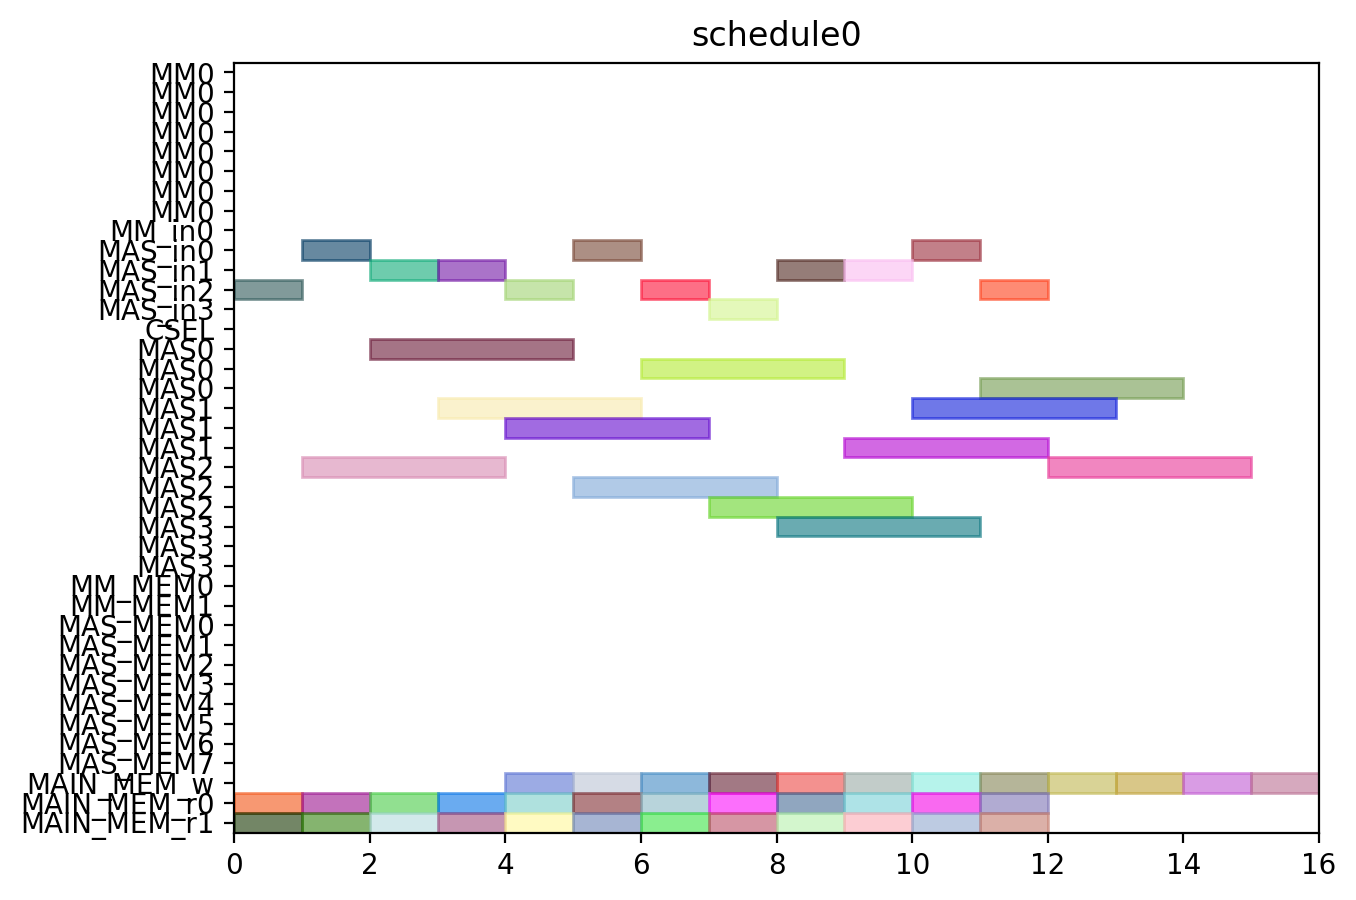

The script that drew this image:
from pyschedule import Scenario, solvers, plotters, alt


def solve():
	horizon = 120
	S = Scenario("schedule0", horizon=horizon)

	# resource
	MM = S.Resources('MM', num=1, size=8)
	MM_in = S.Resources('MM_in', num=1)
	MAS_in = S.Resources('MAS_in', num=4)
	CSEL = S.Resource('CSEL')
	MAS = S.Resources('MAS', num=4, size=3, periods=range(1, horizon))
	MM_MEM = S.Resources('MM_MEM', num=2)
	MAS_MEM = S.Resources('MAS_MEM', num=8)
	MAIN_MEM_w = S.Resource('MAIN_MEM_w', size=1)
	MAIN_MEM_r = S.Resources('MAIN_MEM_r', num=2)

	# result of previous scheduling

	# new tasks
	c000 = S.Task('c000', length=3, delay_cost=1)
	c000 += alt(MAS)
	c000_in = S.Task('c000_in', length=1, delay_cost=1)
	c000_in += alt(MAS_in)
	S += c000_in*MAS_in[0]<=c000*MAS[0]

	S += c000_in*MAS_in[1]<=c000*MAS[1]

	S += c000_in*MAS_in[2]<=c000*MAS[2]

	S += c000_in*MAS_in[3]<=c000*MAS[3]

	S += 0<c000

	c000_w = S.Task('c000_w', length=1, delay_cost=1)
	c000_w += alt(MAIN_MEM_w)
	S += c000 <= c000_w

	c000_mem0 = S.Task('c000_mem0', length=1, delay_cost=1)
	c000_mem0 += MAIN_MEM_r[0]
	S += c000_mem0 <= c000

	c000_mem1 = S.Task('c000_mem1', length=1, delay_cost=1)
	c000_mem1 += MAIN_MEM_r[1]
	S += c000_mem1 <= c000

	c001 = S.Task('c001', length=3, delay_cost=1)
	c001 += alt(MAS)
	c001_in = S.Task('c001_in', length=1, delay_cost=1)
	c001_in += alt(MAS_in)
	S += c001_in*MAS_in[0]<=c001*MAS[0]

	S += c001_in*MAS_in[1]<=c001*MAS[1]

	S += c001_in*MAS_in[2]<=c001*MAS[2]

	S += c001_in*MAS_in[3]<=c001*MAS[3]

	S += 0<c001

	c001_w = S.Task('c001_w', length=1, delay_cost=1)
	c001_w += alt(MAIN_MEM_w)
	S += c001 <= c001_w

	c001_mem0 = S.Task('c001_mem0', length=1, delay_cost=1)
	c001_mem0 += MAIN_MEM_r[0]
	S += c001_mem0 <= c001

	c001_mem1 = S.Task('c001_mem1', length=1, delay_cost=1)
	c001_mem1 += MAIN_MEM_r[1]
	S += c001_mem1 <= c001

	c010 = S.Task('c010', length=3, delay_cost=1)
	c010 += alt(MAS)
	c010_in = S.Task('c010_in', length=1, delay_cost=1)
	c010_in += alt(MAS_in)
	S += c010_in*MAS_in[0]<=c010*MAS[0]

	S += c010_in*MAS_in[1]<=c010*MAS[1]

	S += c010_in*MAS_in[2]<=c010*MAS[2]

	S += c010_in*MAS_in[3]<=c010*MAS[3]

	S += 0<c010

	c010_w = S.Task('c010_w', length=1, delay_cost=1)
	c010_w += alt(MAIN_MEM_w)
	S += c010 <= c010_w

	c010_mem0 = S.Task('c010_mem0', length=1, delay_cost=1)
	c010_mem0 += MAIN_MEM_r[0]
	S += c010_mem0 <= c010

	c010_mem1 = S.Task('c010_mem1', length=1, delay_cost=1)
	c010_mem1 += MAIN_MEM_r[1]
	S += c010_mem1 <= c010

	c011 = S.Task('c011', length=3, delay_cost=1)
	c011 += alt(MAS)
	c011_in = S.Task('c011_in', length=1, delay_cost=1)
	c011_in += alt(MAS_in)
	S += c011_in*MAS_in[0]<=c011*MAS[0]

	S += c011_in*MAS_in[1]<=c011*MAS[1]

	S += c011_in*MAS_in[2]<=c011*MAS[2]

	S += c011_in*MAS_in[3]<=c011*MAS[3]

	S += 0<c011

	c011_w = S.Task('c011_w', length=1, delay_cost=1)
	c011_w += alt(MAIN_MEM_w)
	S += c011 <= c011_w

	c011_mem0 = S.Task('c011_mem0', length=1, delay_cost=1)
	c011_mem0 += MAIN_MEM_r[0]
	S += c011_mem0 <= c011

	c011_mem1 = S.Task('c011_mem1', length=1, delay_cost=1)
	c011_mem1 += MAIN_MEM_r[1]
	S += c011_mem1 <= c011

	c100 = S.Task('c100', length=3, delay_cost=1)
	c100 += alt(MAS)
	c100_in = S.Task('c100_in', length=1, delay_cost=1)
	c100_in += alt(MAS_in)
	S += c100_in*MAS_in[0]<=c100*MAS[0]

	S += c100_in*MAS_in[1]<=c100*MAS[1]

	S += c100_in*MAS_in[2]<=c100*MAS[2]

	S += c100_in*MAS_in[3]<=c100*MAS[3]

	S += 0<c100

	c100_w = S.Task('c100_w', length=1, delay_cost=1)
	c100_w += alt(MAIN_MEM_w)
	S += c100 <= c100_w

	c100_mem0 = S.Task('c100_mem0', length=1, delay_cost=1)
	c100_mem0 += MAIN_MEM_r[0]
	S += c100_mem0 <= c100

	c100_mem1 = S.Task('c100_mem1', length=1, delay_cost=1)
	c100_mem1 += MAIN_MEM_r[1]
	S += c100_mem1 <= c100

	c101 = S.Task('c101', length=3, delay_cost=1)
	c101 += alt(MAS)
	c101_in = S.Task('c101_in', length=1, delay_cost=1)
	c101_in += alt(MAS_in)
	S += c101_in*MAS_in[0]<=c101*MAS[0]

	S += c101_in*MAS_in[1]<=c101*MAS[1]

	S += c101_in*MAS_in[2]<=c101*MAS[2]

	S += c101_in*MAS_in[3]<=c101*MAS[3]

	S += 0<c101

	c101_w = S.Task('c101_w', length=1, delay_cost=1)
	c101_w += alt(MAIN_MEM_w)
	S += c101 <= c101_w

	c101_mem0 = S.Task('c101_mem0', length=1, delay_cost=1)
	c101_mem0 += MAIN_MEM_r[0]
	S += c101_mem0 <= c101

	c101_mem1 = S.Task('c101_mem1', length=1, delay_cost=1)
	c101_mem1 += MAIN_MEM_r[1]
	S += c101_mem1 <= c101

	c110 = S.Task('c110', length=3, delay_cost=1)
	c110 += alt(MAS)
	c110_in = S.Task('c110_in', length=1, delay_cost=1)
	c110_in += alt(MAS_in)
	S += c110_in*MAS_in[0]<=c110*MAS[0]

	S += c110_in*MAS_in[1]<=c110*MAS[1]

	S += c110_in*MAS_in[2]<=c110*MAS[2]

	S += c110_in*MAS_in[3]<=c110*MAS[3]

	S += 0<c110

	c110_w = S.Task('c110_w', length=1, delay_cost=1)
	c110_w += alt(MAIN_MEM_w)
	S += c110 <= c110_w

	c110_mem0 = S.Task('c110_mem0', length=1, delay_cost=1)
	c110_mem0 += MAIN_MEM_r[0]
	S += c110_mem0 <= c110

	c110_mem1 = S.Task('c110_mem1', length=1, delay_cost=1)
	c110_mem1 += MAIN_MEM_r[1]
	S += c110_mem1 <= c110

	c111 = S.Task('c111', length=3, delay_cost=1)
	c111 += alt(MAS)
	c111_in = S.Task('c111_in', length=1, delay_cost=1)
	c111_in += alt(MAS_in)
	S += c111_in*MAS_in[0]<=c111*MAS[0]

	S += c111_in*MAS_in[1]<=c111*MAS[1]

	S += c111_in*MAS_in[2]<=c111*MAS[2]

	S += c111_in*MAS_in[3]<=c111*MAS[3]

	S += 0<c111

	c111_w = S.Task('c111_w', length=1, delay_cost=1)
	c111_w += alt(MAIN_MEM_w)
	S += c111 <= c111_w

	c111_mem0 = S.Task('c111_mem0', length=1, delay_cost=1)
	c111_mem0 += MAIN_MEM_r[0]
	S += c111_mem0 <= c111

	c111_mem1 = S.Task('c111_mem1', length=1, delay_cost=1)
	c111_mem1 += MAIN_MEM_r[1]
	S += c111_mem1 <= c111

	c200 = S.Task('c200', length=3, delay_cost=1)
	c200 += alt(MAS)
	c200_in = S.Task('c200_in', length=1, delay_cost=1)
	c200_in += alt(MAS_in)
	S += c200_in*MAS_in[0]<=c200*MAS[0]

	S += c200_in*MAS_in[1]<=c200*MAS[1]

	S += c200_in*MAS_in[2]<=c200*MAS[2]

	S += c200_in*MAS_in[3]<=c200*MAS[3]

	S += 0<c200

	c200_w = S.Task('c200_w', length=1, delay_cost=1)
	c200_w += alt(MAIN_MEM_w)
	S += c200 <= c200_w

	c200_mem0 = S.Task('c200_mem0', length=1, delay_cost=1)
	c200_mem0 += MAIN_MEM_r[0]
	S += c200_mem0 <= c200

	c200_mem1 = S.Task('c200_mem1', length=1, delay_cost=1)
	c200_mem1 += MAIN_MEM_r[1]
	S += c200_mem1 <= c200

	c201 = S.Task('c201', length=3, delay_cost=1)
	c201 += alt(MAS)
	c201_in = S.Task('c201_in', length=1, delay_cost=1)
	c201_in += alt(MAS_in)
	S += c201_in*MAS_in[0]<=c201*MAS[0]

	S += c201_in*MAS_in[1]<=c201*MAS[1]

	S += c201_in*MAS_in[2]<=c201*MAS[2]

	S += c201_in*MAS_in[3]<=c201*MAS[3]

	S += 0<c201

	c201_w = S.Task('c201_w', length=1, delay_cost=1)
	c201_w += alt(MAIN_MEM_w)
	S += c201 <= c201_w

	c201_mem0 = S.Task('c201_mem0', length=1, delay_cost=1)
	c201_mem0 += MAIN_MEM_r[0]
	S += c201_mem0 <= c201

	c201_mem1 = S.Task('c201_mem1', length=1, delay_cost=1)
	c201_mem1 += MAIN_MEM_r[1]
	S += c201_mem1 <= c201

	c210 = S.Task('c210', length=3, delay_cost=1)
	c210 += alt(MAS)
	c210_in = S.Task('c210_in', length=1, delay_cost=1)
	c210_in += alt(MAS_in)
	S += c210_in*MAS_in[0]<=c210*MAS[0]

	S += c210_in*MAS_in[1]<=c210*MAS[1]

	S += c210_in*MAS_in[2]<=c210*MAS[2]

	S += c210_in*MAS_in[3]<=c210*MAS[3]

	S += 0<c210

	c210_w = S.Task('c210_w', length=1, delay_cost=1)
	c210_w += alt(MAIN_MEM_w)
	S += c210 <= c210_w

	c210_mem0 = S.Task('c210_mem0', length=1, delay_cost=1)
	c210_mem0 += MAIN_MEM_r[0]
	S += c210_mem0 <= c210

	c210_mem1 = S.Task('c210_mem1', length=1, delay_cost=1)
	c210_mem1 += MAIN_MEM_r[1]
	S += c210_mem1 <= c210

	c211 = S.Task('c211', length=3, delay_cost=1)
	c211 += alt(MAS)
	c211_in = S.Task('c211_in', length=1, delay_cost=1)
	c211_in += alt(MAS_in)
	S += c211_in*MAS_in[0]<=c211*MAS[0]

	S += c211_in*MAS_in[1]<=c211*MAS[1]

	S += c211_in*MAS_in[2]<=c211*MAS[2]

	S += c211_in*MAS_in[3]<=c211*MAS[3]

	S += 0<c211

	c211_w = S.Task('c211_w', length=1, delay_cost=1)
	c211_w += alt(MAIN_MEM_w)
	S += c211 <= c211_w

	c211_mem0 = S.Task('c211_mem0', length=1, delay_cost=1)
	c211_mem0 += MAIN_MEM_r[0]
	S += c211_mem0 <= c211

	c211_mem1 = S.Task('c211_mem1', length=1, delay_cost=1)
	c211_mem1 += MAIN_MEM_r[1]
	S += c211_mem1 <= c211

	solvers.mip.solve(S,msg=1,kind='CPLEX',ratio_gap=1.01)

	solution = [['hoge']*len(S.solution()[1]) for i in range(len(S.solution()))]
	for i in range(len(S.solution())):
		for j in range(len(S.solution()[i])):
			solution[i][j]=str(S.solution()[i][j])
	print(solution)

	cycles = int(solution[-1][3])

	pic_file_name = "/home/mfukuda/ABE/multiRAM_multiMAS_16mux/scheduling_result/stage8MM1_stage3MAS4/CONJ/schedule0.png"
	if(S.solution() != []):
		plotters.matplotlib.plot(S,img_filename=pic_file_name, show_task_labels=False, fig_size=(cycles*0.25+3, 5))

	return solution
